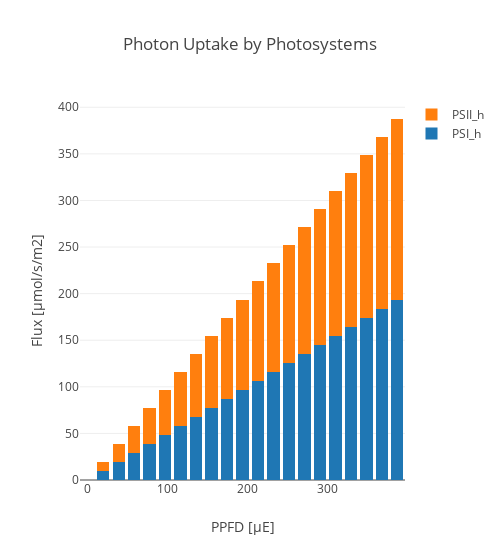

Notebook code for this chart:
### Code cell
L_r = ['PSI_h','PSII_h']
create_bar_plot_met_c3(c3_model, D_fba, L_r, 'hnu_h', 'Photon Uptake by Photosystems', xaxis_title, save_fig = save_fig)

### Figure 1 — Plotly figure (JSON) as saved in the notebook; plotly's stock layout.template omitted (floating-point values rounded to 4 significant figures)
{"data": [{"name": "PSI_h", "type": "bar", "uid": "8cf441f0-4e03-41eb-8516-7e1eb2ff1aa0", "x": [0, 19.37, 38.74, 58.11, 77.48, 96.86, 116.2, 135.6, 155.0, 174.3, 193.7, 213.1, 232.5, 251.8, 271.2, 290.6, 309.9, 329.3, 348.7, 368.1, 387.4], "y": [0, 9.686, 19.37, 29.06, 38.74, 48.43, 58.11, 67.8, 77.48, 87.17, 96.86, 106.5, 116.2, 125.9, 135.6, 145.3, 155.0, 164.7, 174.3, 184.0, 193.7]}, {"name": "PSII_h", "type": "bar", "uid": "a5466378-0678-4185-aa0b-25ee0643123a", "x": [0, 19.37, 38.74, 58.11, 77.48, 96.86, 116.2, 135.6, 155.0, 174.3, 193.7, 213.1, 232.5, 251.8, 271.2, 290.6, 309.9, 329.3, 348.7, 368.1, 387.4], "y": [0, 9.686, 19.37, 29.06, 38.74, 48.43, 58.11, 67.8, 77.48, 87.17, 96.86, 106.5, 116.2, 125.9, 135.6, 145.3, 155.0, 164.7, 174.3, 184.0, 193.7]}], "layout": {"barmode": "stack", "title": {"text": "Photon Uptake by Photosystems"}, "width": 500, "xaxis": {"title": {"text": "PPFD [µE]"}}, "yaxis": {"title": {"text": "Flux [µmol/s/m2]"}}}}
